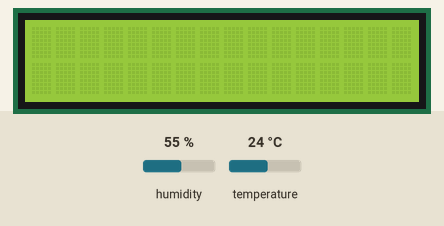
Bench run of a sketch on a simulated Arduino Mega 2560, built with avr-gcc and run on an emulated ATmega2560. Shown: 16×2 character LCD. The inputs (shaded band) are chosen by the test bench; at power-on: temperature 24 °C, humidity 55 %.

Above: at 1.2 s.
1.3 s: temperature set to 12 °C
At 3.8 s:
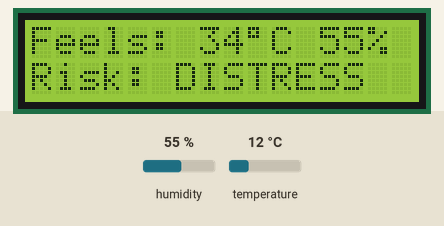
16.3 s: humidity set to 22 %
At 21.2 s:
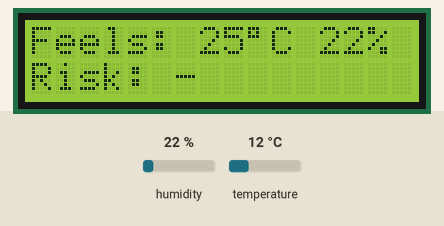
31.3 s: humidity set to 25 %
At 38.5 s:
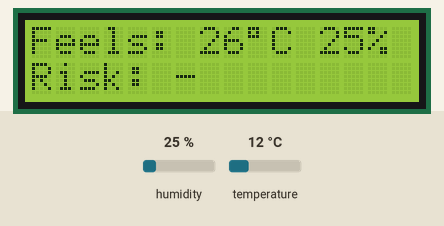
46.3 s: humidity set to 28 %
At 55.8 s:
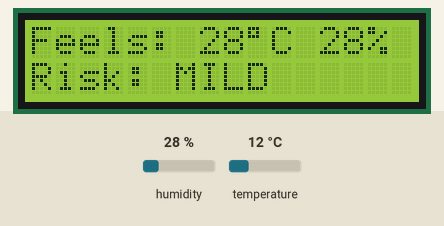
61.3 s: temperature set to 41 °C
At 73.2 s:
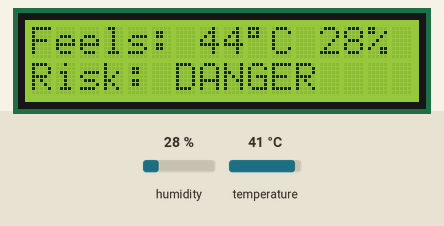
Timing chart, 0 to 74.7 s (numbered marks = the images above; inputs shaded):
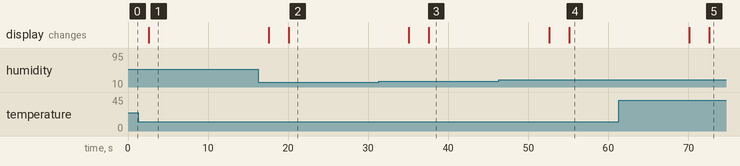

Measured:
- the behaviour switches between 26 and 27 % on humidity (found by bisection; images 3 and 4)
- after the input at 1.3 s, the display: changes after 1.3 s (image 1)
- after the input at 16.3 s, the display: first differs from a run without the input after 3.8 s (image 2)
- after the input at 31.3 s, the display: first differs from a run without the input after 6.3 s (image 3)
- after the input at 46.3 s, the display: first differs from a run without the input after 8.8 s (image 4)
- after the input at 61.3 s, the display: first differs from a run without the input after 11.3 s (image 5)

The sketch:

heat_index.ino
```cpp
#include <LiquidCrystal.h>
#include <math.h>
#include <DHT.h>
#include <string.h>

#define DHT_POWER 22

LiquidCrystal lcd(19, 18, 5, 17, 16, 4, 0);
DHT dht(23, DHT22);

float calculateHeatIndex(float celsius, float humidity) {
    float h = humidity;
    float f = (celsius * 9 / 5) + 32; // to farenheit
    float heatIndex = -42.379f + (2.04901523f * f) + (10.14333127f * h)
                      - (0.22475541f * f * h) - (6.83783e-3f * powf(f, 2))
                      - (5.481717e-2f * powf(h, 2)) + (1.22874e-3f * powf(f, 2) * h)
                      + (8.5282e-4f * f * powf(h, 2)) - (1.99e-6f * powf(f, 2) * powf(h, 2));
    heatIndex = (heatIndex - 32) * 5 / 9; // to celsius
    return heatIndex;
}

String noaaHeatEffect(float heatIndex)
{
  if (heatIndex >= 27 && heatIndex < 33) {
    return "MILD";
  }
  else if (heatIndex >= 33 && heatIndex < 40) {
    return "DISTRESS";
  }
  else if (heatIndex >= 40 && heatIndex < 52) {
    return "DANGER";
  }
  else if (heatIndex >= 52) {
    return "UNBEARABLE";
  }
  else {
    return "-";
  }
}

int roundFloat(float f) {
  int i = (int)f;
  float fraction;
  if (f < 0) {
    fraction = f + i;
    fraction = fraction * -1;
  } else {
    fraction = f - i;
  }
  if (fraction >= 0.5) {
    return (int)ceil(f);
  } else {
    return (int)floor(f);
  }
}

void setup() {
  lcd.begin(16, 2);
  lcd.print("starting...");

  dht.begin();
  pinMode(DHT_POWER, OUTPUT);
}

void loop() {
  lcd.clear();

  digitalWrite(DHT_POWER, HIGH);
  delay(2500);

  float celsius = dht.readTemperature();
  float humidity = dht.readHumidity();

  digitalWrite(DHT_POWER, LOW);

  if (isnan(celsius) || isnan(humidity)) {
    lcd.print("READ FAIL");
    delay(5000);
    return;
  }

  float heat = calculateHeatIndex(celsius, humidity);

  lcd.print("Feels: ");
  lcd.print(roundFloat(heat));
  lcd.print((char)223); // °
  lcd.print("C");
  lcd.print(" ");
  lcd.print(roundFloat(humidity));
  lcd.print((char)37); // %

  lcd.setCursor(0, 1);
  lcd.print("Risk: ");
  lcd.print(noaaHeatEffect(heat));

  delay(15000);
}
```
